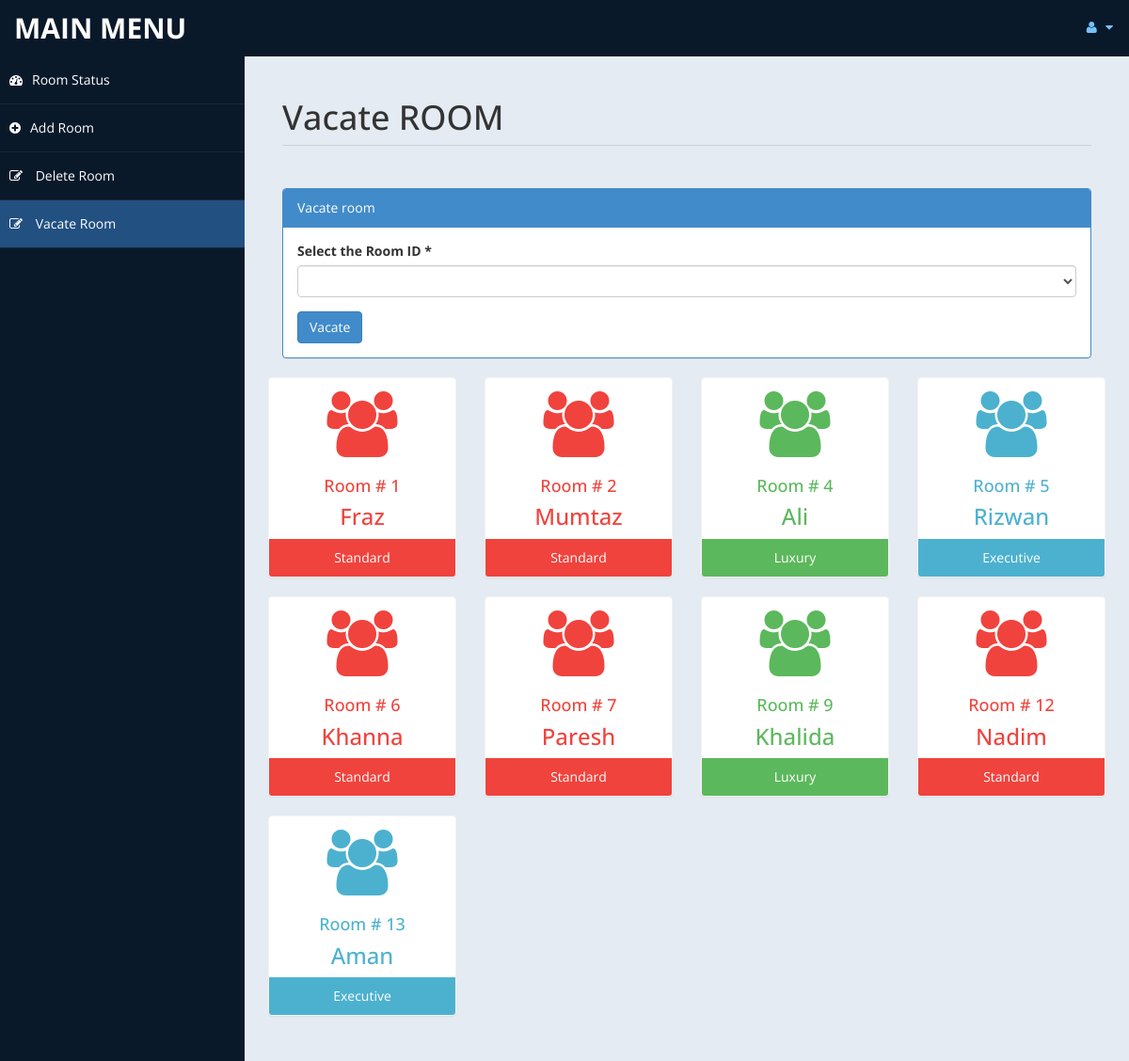
The app's page /admin/vacate.php (signed in), older data.
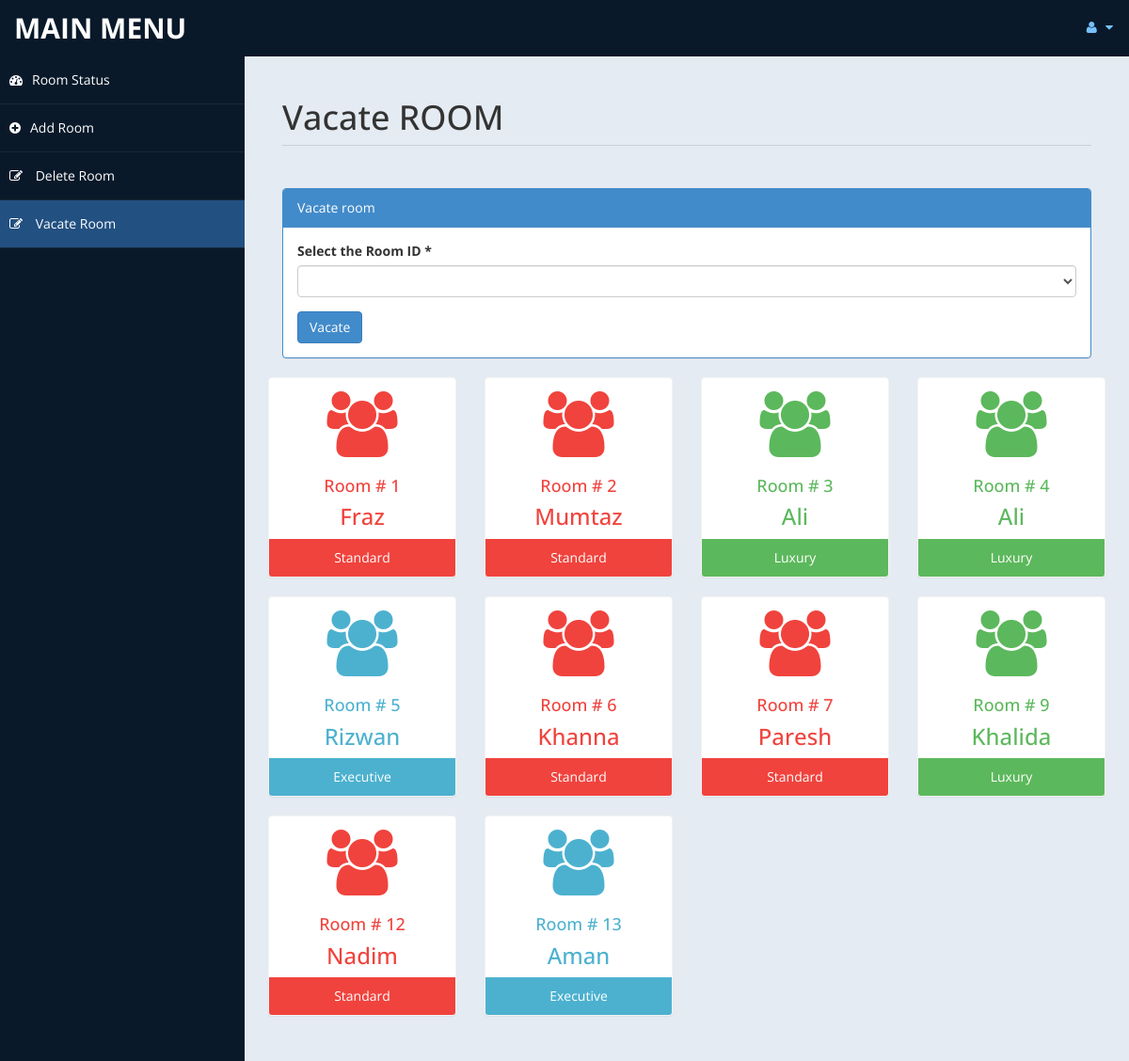
The same page, newer data.
### tables this page shows
CREATE TABLE `room` (
  `room_no` int(11) NOT NULL,
  `customer` int(11) UNSIGNED DEFAULT NULL,
  `bedding_type` varchar(10) DEFAULT NULL,
  `meal_type` varchar(15) DEFAULT NULL,
  `in_date` date DEFAULT NULL,
  `out_date` date DEFAULT NULL,
  `status` varchar(15) DEFAULT NULL,
  `no_of_day` int(11) DEFAULT NULL,
  `room_type` varchar(15) DEFAULT NULL
);

CREATE TABLE `customer` (
  `customer_id` int(11) UNSIGNED NOT NULL,
  `title` varchar(5) DEFAULT NULL,
  `fname` text,
  `lname` text,
  `nationality` varchar(30) DEFAULT NULL,
  `email` varchar(50) DEFAULT NULL,
  `phone` varchar(30) DEFAULT NULL
);

### admin/vacate.php (the view, shortened to what the changed rows need)
<!DOCTYPE html>
<html xmlns="http://www.w3.org/1999/xhtml">
<head>
    <link href="assets/css/bootstrap.css" rel="stylesheet" />
    <link href="assets/css/font-awesome.css" rel="stylesheet" />
    <link href="assets/css/custom-styles.css" rel="stylesheet" />
</head>
<body>
    <div id="wrapper">
        <div id="page-wrapper" >
            <div id="page-inner">
			 <div class="row">
                    <div class="col-md-12">
                        <h1 class="page-header">
                           Vacate ROOM <small></small>
                        </h1>
                    </div>
                </div>
            <div class="row">
           <?php
						include ('db.php');
						$sql = "select * from room inner join customer on room.customer=customer.customer_id where status='Not Available'";
						$re = mysqli_query($con,$sql)
				?>
                <div class="row">
				<?php
										while($row= mysqli_fetch_array($re))
										{
												$id = $row['room_type'];
											if($id == "Executive")
											{
												echo"<div class='col-md-3 col-sm-12 col-xs-12'>
													<div class='panel panel-primary text-center no-boder bg-color-blue'>
														<div class='panel-body'>
															<i class='fa fa-users fa-5x'></i>
															<h4>Room # ".$row['room_no']."</h4>
															<h3>".$row['fname']."</h3>
														</div>
														<div class='panel-footer back-footer-blue'>
															".$row['room_type']."
														</div>
													</div>
												</div>";
											}
											else if ($id == "Luxury")
											{
												echo"<div class='col-md-3 col-sm-12 col-xs-12'>
													<div class='panel panel-primary text-center no-boder bg-color-green'>
														<div class='panel-body'>
															<i class='fa fa-users fa-5x'></i>
															<h4>Room # ".$row['room_no']."</h4>
															<h3>".$row['fname']."</h3>
														</div>
														<div class='panel-footer back-footer-green'>
															".$row['room_type']."
														</div>
													</div>
												</div>";
											}
											else if($id =="Standard")
											{
												echo"<div class='col-md-3 col-sm-12 col-xs-12'>
													<div class='panel panel-primary text-center no-boder bg-color-red'>
														<div class='panel-body'>
															<i class='fa fa-users fa-5x'></i>
															<h4>Room # ".$row['room_no']."</h4>
															<h3>".$row['fname']."</h3>
														</div>
														<div class='panel-footer back-footer-red'>
															".$row['room_type']."
														</div>
													</div>
												</div>";
											}
										}
									?>
                </div>
					</div>
            </div>
        </div>
</body>
</html>

Row changes from the older to the newer data that the page shows:
now on this page (row edited): room: room_no "3", customer.fname "Ali", room_type "Luxury"
